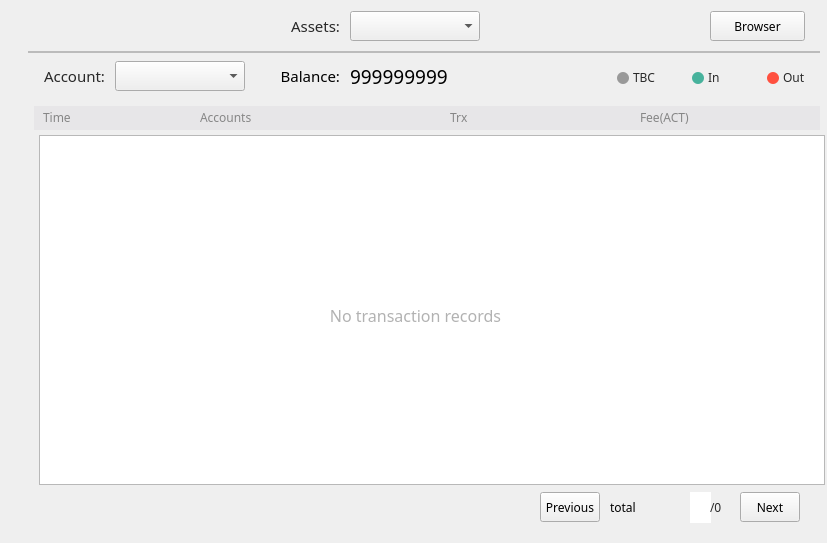
<?xml version="1.0" encoding="UTF-8"?>
<ui version="4.0">
 <class>BillPage</class>
 <widget class="QWidget" name="BillPage">
  <property name="geometry">
   <rect>
    <x>0</x>
    <y>0</y>
    <width>827</width>
    <height>543</height>
   </rect>
  </property>
  <property name="font">
   <font>
    <family>微软雅黑</family>
    <stylestrategy>PreferDefault</stylestrategy>
   </font>
  </property>
  <property name="windowTitle">
   <string>Form</string>
  </property>
  <property name="styleSheet">
   <string notr="true">QScrollBar{background-color: rgb(255, 255, 255);}</string>
  </property>
  <widget class="QComboBox" name="accountComboBox">
   <property name="geometry">
    <rect>
     <x>115</x>
     <y>61</y>
     <width>130</width>
     <height>30</height>
    </rect>
   </property>
   <property name="font">
    <font>
     <family>微软雅黑</family>
     <pointsize>11</pointsize>
     <weight>50</weight>
     <bold>false</bold>
    </font>
   </property>
   <property name="focusPolicy">
    <enum>Qt::NoFocus</enum>
   </property>
  </widget>
  <widget class="QLabel" name="label">
   <property name="geometry">
    <rect>
     <x>-25</x>
     <y>64</y>
     <width>130</width>
     <height>24</height>
    </rect>
   </property>
   <property name="font">
    <font>
     <family>微软雅黑</family>
     <pointsize>11</pointsize>
    </font>
   </property>
   <property name="styleSheet">
    <string notr="true">color: rgb(40, 40, 40);
background:transparent;</string>
   </property>
   <property name="text">
    <string>Account:</string>
   </property>
   <property name="alignment">
    <set>Qt::AlignRight|Qt::AlignTrailing|Qt::AlignVCenter</set>
   </property>
  </widget>
  <widget class="QLabel" name="label_3">
   <property name="geometry">
    <rect>
     <x>617</x>
     <y>72</y>
     <width>12</width>
     <height>12</height>
    </rect>
   </property>
   <property name="font">
    <font>
     <family>微软雅黑</family>
    </font>
   </property>
   <property name="styleSheet">
    <string notr="true">background-color: rgb(153, 153, 153);border-radius:6px;</string>
   </property>
   <property name="text">
    <string/>
   </property>
  </widget>
  <widget class="QLabel" name="label_4">
   <property name="geometry">
    <rect>
     <x>692</x>
     <y>72</y>
     <width>12</width>
     <height>12</height>
    </rect>
   </property>
   <property name="font">
    <font>
     <family>微软雅黑</family>
    </font>
   </property>
   <property name="styleSheet">
    <string notr="true">background-color: rgb(71, 178, 156);border-radius:6px;</string>
   </property>
   <property name="text">
    <string/>
   </property>
  </widget>
  <widget class="QLabel" name="label_5">
   <property name="geometry">
    <rect>
     <x>767</x>
     <y>72</y>
     <width>12</width>
     <height>12</height>
    </rect>
   </property>
   <property name="font">
    <font>
     <family>微软雅黑</family>
    </font>
   </property>
   <property name="styleSheet">
    <string notr="true">background-color: rgb(255, 80, 63);border-radius:6px;</string>
   </property>
   <property name="text">
    <string/>
   </property>
  </widget>
  <widget class="QLabel" name="label_6">
   <property name="geometry">
    <rect>
     <x>633</x>
     <y>69</y>
     <width>60</width>
     <height>16</height>
    </rect>
   </property>
   <property name="font">
    <font>
     <family>微软雅黑</family>
    </font>
   </property>
   <property name="styleSheet">
    <string notr="true">color: rgb(40, 40, 40);</string>
   </property>
   <property name="text">
    <string>TBC</string>
   </property>
  </widget>
  <widget class="QLabel" name="label_7">
   <property name="geometry">
    <rect>
     <x>708</x>
     <y>69</y>
     <width>60</width>
     <height>16</height>
    </rect>
   </property>
   <property name="font">
    <font>
     <family>微软雅黑</family>
    </font>
   </property>
   <property name="styleSheet">
    <string notr="true">color: rgb(40, 40, 40);</string>
   </property>
   <property name="text">
    <string>In</string>
   </property>
  </widget>
  <widget class="QLabel" name="label_8">
   <property name="geometry">
    <rect>
     <x>783</x>
     <y>69</y>
     <width>60</width>
     <height>16</height>
    </rect>
   </property>
   <property name="font">
    <font>
     <family>微软雅黑</family>
    </font>
   </property>
   <property name="styleSheet">
    <string notr="true">color: rgb(40, 40, 40);</string>
   </property>
   <property name="text">
    <string>Out</string>
   </property>
  </widget>
  <widget class="QLabel" name="label_9">
   <property name="geometry">
    <rect>
     <x>43</x>
     <y>102</y>
     <width>101</width>
     <height>30</height>
    </rect>
   </property>
   <property name="font">
    <font>
     <family>微软雅黑</family>
    </font>
   </property>
   <property name="styleSheet">
    <string notr="true">color: rgb(134, 134, 134);</string>
   </property>
   <property name="text">
    <string>Time</string>
   </property>
  </widget>
  <widget class="QLabel" name="label_11">
   <property name="geometry">
    <rect>
     <x>200</x>
     <y>102</y>
     <width>121</width>
     <height>30</height>
    </rect>
   </property>
   <property name="font">
    <font>
     <family>微软雅黑</family>
    </font>
   </property>
   <property name="styleSheet">
    <string notr="true">color: rgb(134, 134, 134);</string>
   </property>
   <property name="text">
    <string>Accounts</string>
   </property>
  </widget>
  <widget class="QLabel" name="label_12">
   <property name="geometry">
    <rect>
     <x>450</x>
     <y>102</y>
     <width>121</width>
     <height>30</height>
    </rect>
   </property>
   <property name="font">
    <font>
     <family>微软雅黑</family>
    </font>
   </property>
   <property name="styleSheet">
    <string notr="true">color: rgb(134, 134, 134);</string>
   </property>
   <property name="text">
    <string>Trx</string>
   </property>
  </widget>
  <widget class="QLabel" name="label_13">
   <property name="geometry">
    <rect>
     <x>640</x>
     <y>102</y>
     <width>111</width>
     <height>30</height>
    </rect>
   </property>
   <property name="font">
    <font>
     <family>微软雅黑</family>
    </font>
   </property>
   <property name="styleSheet">
    <string notr="true">color: rgb(134, 134, 134);</string>
   </property>
   <property name="text">
    <string>Fee(ACT)</string>
   </property>
  </widget>
  <widget class="QLabel" name="label_14">
   <property name="geometry">
    <rect>
     <x>840</x>
     <y>159</y>
     <width>111</width>
     <height>30</height>
    </rect>
   </property>
   <property name="font">
    <font>
     <family>微软雅黑</family>
    </font>
   </property>
   <property name="styleSheet">
    <string notr="true">color: rgb(134, 134, 134);</string>
   </property>
   <property name="text">
    <string>Balance</string>
   </property>
  </widget>
  <widget class="QLabel" name="label_16">
   <property name="geometry">
    <rect>
     <x>250</x>
     <y>64</y>
     <width>90</width>
     <height>24</height>
    </rect>
   </property>
   <property name="font">
    <font>
     <family>微软雅黑</family>
     <pointsize>11</pointsize>
    </font>
   </property>
   <property name="layoutDirection">
    <enum>Qt::RightToLeft</enum>
   </property>
   <property name="text">
    <string>Balance:</string>
   </property>
   <property name="alignment">
    <set>Qt::AlignRight|Qt::AlignTrailing|Qt::AlignVCenter</set>
   </property>
  </widget>
  <widget class="QLabel" name="balanceLabel">
   <property name="geometry">
    <rect>
     <x>350</x>
     <y>61</y>
     <width>261</width>
     <height>30</height>
    </rect>
   </property>
   <property name="font">
    <font>
     <family>微软雅黑</family>
     <pointsize>14</pointsize>
    </font>
   </property>
   <property name="styleSheet">
    <string notr="true">background:transparent;</string>
   </property>
   <property name="text">
    <string>999999999</string>
   </property>
   <property name="alignment">
    <set>Qt::AlignLeading|Qt::AlignLeft|Qt::AlignVCenter</set>
   </property>
  </widget>
  <widget class="QToolButton" name="nextPageBtn">
   <property name="geometry">
    <rect>
     <x>740</x>
     <y>492</y>
     <width>60</width>
     <height>30</height>
    </rect>
   </property>
   <property name="font">
    <font>
     <family>微软雅黑</family>
    </font>
   </property>
   <property name="cursor">
    <cursorShape>PointingHandCursor</cursorShape>
   </property>
   <property name="focusPolicy">
    <enum>Qt::NoFocus</enum>
   </property>
   <property name="styleSheet">
    <string notr="true"/>
   </property>
   <property name="text">
    <string>Next</string>
   </property>
  </widget>
  <widget class="QLineEdit" name="pageLineEdit">
   <property name="geometry">
    <rect>
     <x>690</x>
     <y>492</y>
     <width>21</width>
     <height>31</height>
    </rect>
   </property>
   <property name="font">
    <font>
     <family>微软雅黑</family>
     <weight>50</weight>
     <bold>false</bold>
    </font>
   </property>
   <property name="cursor">
    <cursorShape>IBeamCursor</cursorShape>
   </property>
   <property name="styleSheet">
    <string notr="true">color: #282828;</string>
   </property>
   <property name="frame">
    <bool>false</bool>
   </property>
   <property name="alignment">
    <set>Qt::AlignCenter</set>
   </property>
  </widget>
  <widget class="QLabel" name="numberLabel">
   <property name="geometry">
    <rect>
     <x>610</x>
     <y>492</y>
     <width>61</width>
     <height>30</height>
    </rect>
   </property>
   <property name="font">
    <font>
     <family>微软雅黑</family>
    </font>
   </property>
   <property name="text">
    <string>total </string>
   </property>
  </widget>
  <widget class="QLabel" name="pageLabel">
   <property name="geometry">
    <rect>
     <x>710</x>
     <y>492</y>
     <width>31</width>
     <height>30</height>
    </rect>
   </property>
   <property name="font">
    <font>
     <family>微软雅黑</family>
    </font>
   </property>
   <property name="styleSheet">
    <string notr="true">color: #282828;</string>
   </property>
   <property name="text">
    <string>/0</string>
   </property>
   <property name="alignment">
    <set>Qt::AlignLeading|Qt::AlignLeft|Qt::AlignVCenter</set>
   </property>
  </widget>
  <widget class="QToolButton" name="prePageBtn">
   <property name="geometry">
    <rect>
     <x>540</x>
     <y>492</y>
     <width>60</width>
     <height>30</height>
    </rect>
   </property>
   <property name="font">
    <font>
     <family>微软雅黑</family>
    </font>
   </property>
   <property name="cursor">
    <cursorShape>PointingHandCursor</cursorShape>
   </property>
   <property name="focusPolicy">
    <enum>Qt::NoFocus</enum>
   </property>
   <property name="styleSheet">
    <string notr="true"/>
   </property>
   <property name="text">
    <string>Previous</string>
   </property>
  </widget>
  <widget class="QTableWidget" name="accountTransactionsTableWidget">
   <property name="geometry">
    <rect>
     <x>39</x>
     <y>135</y>
     <width>786</width>
     <height>350</height>
    </rect>
   </property>
   <property name="styleSheet">
    <string notr="true"/>
   </property>
   <property name="verticalScrollBarPolicy">
    <enum>Qt::ScrollBarAsNeeded</enum>
   </property>
   <property name="horizontalScrollBarPolicy">
    <enum>Qt::ScrollBarAlwaysOff</enum>
   </property>
   <property name="sizeAdjustPolicy">
    <enum>QAbstractScrollArea::AdjustToContents</enum>
   </property>
   <property name="autoScroll">
    <bool>true</bool>
   </property>
   <property name="editTriggers">
    <set>QAbstractItemView::NoEditTriggers</set>
   </property>
   <property name="tabKeyNavigation">
    <bool>true</bool>
   </property>
   <property name="showDropIndicator" stdset="0">
    <bool>true</bool>
   </property>
   <property name="dragDropOverwriteMode">
    <bool>true</bool>
   </property>
   <property name="showGrid">
    <bool>true</bool>
   </property>
   <property name="columnCount">
    <number>4</number>
   </property>
   <attribute name="horizontalHeaderVisible">
    <bool>false</bool>
   </attribute>
   <attribute name="horizontalHeaderCascadingSectionResizes">
    <bool>false</bool>
   </attribute>
   <attribute name="horizontalHeaderHighlightSections">
    <bool>false</bool>
   </attribute>
   <attribute name="verticalHeaderVisible">
    <bool>false</bool>
   </attribute>
   <attribute name="verticalHeaderCascadingSectionResizes">
    <bool>false</bool>
   </attribute>
   <attribute name="verticalHeaderHighlightSections">
    <bool>false</bool>
   </attribute>
   <column/>
   <column/>
   <column/>
   <column/>
  </widget>
  <widget class="QLabel" name="initLabel">
   <property name="geometry">
    <rect>
     <x>215</x>
     <y>290</y>
     <width>401</width>
     <height>51</height>
    </rect>
   </property>
   <property name="font">
    <font>
     <family>微软雅黑</family>
     <pointsize>12</pointsize>
    </font>
   </property>
   <property name="styleSheet">
    <string notr="true">color: rgb(178, 178, 178);</string>
   </property>
   <property name="text">
    <string>No transaction records</string>
   </property>
   <property name="alignment">
    <set>Qt::AlignCenter</set>
   </property>
  </widget>
  <widget class="QComboBox" name="assetComboBox">
   <property name="geometry">
    <rect>
     <x>350</x>
     <y>11</y>
     <width>130</width>
     <height>30</height>
    </rect>
   </property>
   <property name="font">
    <font>
     <family>微软雅黑</family>
     <pointsize>11</pointsize>
     <weight>50</weight>
     <bold>false</bold>
    </font>
   </property>
   <property name="focusPolicy">
    <enum>Qt::NoFocus</enum>
   </property>
  </widget>
  <widget class="QToolButton" name="toBrowserBtn">
   <property name="geometry">
    <rect>
     <x>710</x>
     <y>11</y>
     <width>95</width>
     <height>30</height>
    </rect>
   </property>
   <property name="font">
    <font>
     <family>微软雅黑</family>
    </font>
   </property>
   <property name="cursor">
    <cursorShape>PointingHandCursor</cursorShape>
   </property>
   <property name="focusPolicy">
    <enum>Qt::NoFocus</enum>
   </property>
   <property name="styleSheet">
    <string notr="true"/>
   </property>
   <property name="text">
    <string>Browser</string>
   </property>
   <property name="iconSize">
    <size>
     <width>20</width>
     <height>12</height>
    </size>
   </property>
   <property name="toolButtonStyle">
    <enum>Qt::ToolButtonTextBesideIcon</enum>
   </property>
  </widget>
  <widget class="QLabel" name="label_2">
   <property name="geometry">
    <rect>
     <x>250</x>
     <y>14</y>
     <width>90</width>
     <height>24</height>
    </rect>
   </property>
   <property name="font">
    <font>
     <family>微软雅黑</family>
     <pointsize>11</pointsize>
    </font>
   </property>
   <property name="styleSheet">
    <string notr="true">color: rgb(40, 40, 40);
background:transparent;</string>
   </property>
   <property name="text">
    <string>Assets:</string>
   </property>
   <property name="alignment">
    <set>Qt::AlignRight|Qt::AlignTrailing|Qt::AlignVCenter</set>
   </property>
  </widget>
  <widget class="QLabel" name="label_10">
   <property name="geometry">
    <rect>
     <x>34</x>
     <y>106</y>
     <width>786</width>
     <height>24</height>
    </rect>
   </property>
   <property name="styleSheet">
    <string notr="true">background-color: rgb(231,230,232);</string>
   </property>
   <property name="text">
    <string/>
   </property>
  </widget>
  <widget class="QLabel" name="label_15">
   <property name="geometry">
    <rect>
     <x>28</x>
     <y>51</y>
     <width>792</width>
     <height>2</height>
    </rect>
   </property>
   <property name="styleSheet">
    <string notr="true">background-color:rgb(187,187,187);</string>
   </property>
   <property name="text">
    <string/>
   </property>
  </widget>
  <zorder>label_10</zorder>
  <zorder>label_12</zorder>
  <zorder>accountComboBox</zorder>
  <zorder>label</zorder>
  <zorder>label_3</zorder>
  <zorder>label_4</zorder>
  <zorder>label_5</zorder>
  <zorder>label_6</zorder>
  <zorder>label_7</zorder>
  <zorder>label_8</zorder>
  <zorder>label_9</zorder>
  <zorder>label_11</zorder>
  <zorder>label_13</zorder>
  <zorder>label_14</zorder>
  <zorder>label_16</zorder>
  <zorder>balanceLabel</zorder>
  <zorder>nextPageBtn</zorder>
  <zorder>pageLineEdit</zorder>
  <zorder>numberLabel</zorder>
  <zorder>pageLabel</zorder>
  <zorder>prePageBtn</zorder>
  <zorder>accountTransactionsTableWidget</zorder>
  <zorder>initLabel</zorder>
  <zorder>assetComboBox</zorder>
  <zorder>toBrowserBtn</zorder>
  <zorder>label_2</zorder>
  <zorder>label_15</zorder>
 </widget>
 <resources/>
 <connections/>
</ui>
